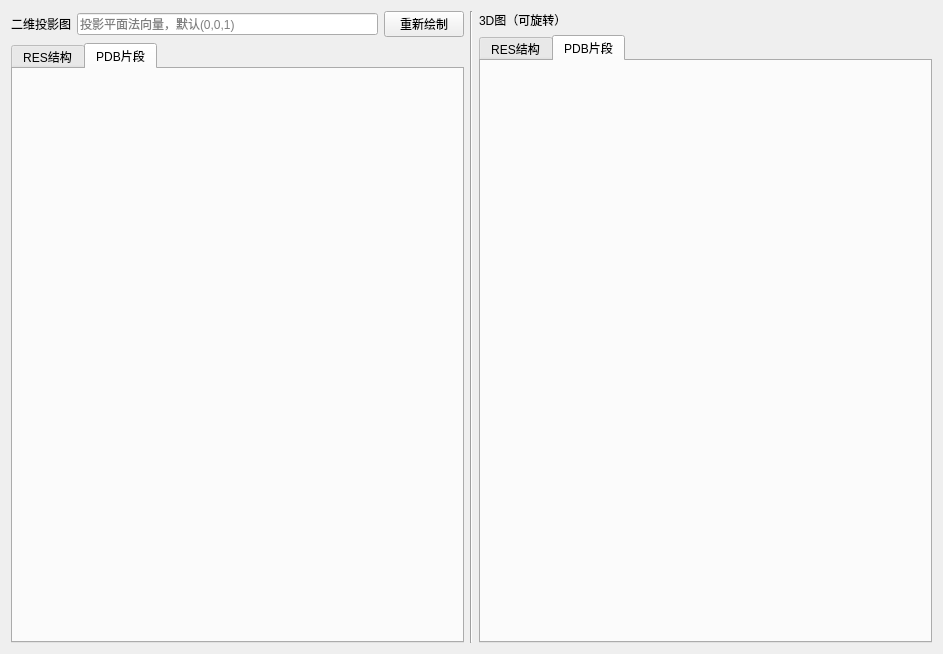
<?xml version="1.0" encoding="UTF-8"?>
<ui version="4.0">
 <class>tabmatchdetail</class>
 <widget class="QWidget" name="tabmatchdetail">
  <property name="geometry">
   <rect>
    <x>0</x>
    <y>0</y>
    <width>943</width>
    <height>654</height>
   </rect>
  </property>
  <property name="windowTitle">
   <string>Form</string>
  </property>
  <layout class="QHBoxLayout" name="horizontalLayout" stretch="1,0,1">
      <item>
          <layout class="QVBoxLayout" name="vL_detail_2d">
              <item>
                  <layout class="QHBoxLayout" name="hL_detail_2d">
                      <item>
                          <widget class="QLabel" name="l_detail_2d">
                              <property name="text">
                                  <string>二维投影图</string>
                              </property>
                          </widget>
                      </item>
                      <item>
                          <widget class="QLineEdit" name="lE_detail_2d">
                              <property name="placeholderText">
                                  <string>投影平面法向量，默认(0,0,1)</string>
                              </property>
                          </widget>
                      </item>
                      <item>
                          <widget class="QPushButton" name="pB_detail_2d">
                              <property name="text">
                                  <string>重新绘制</string>
                              </property>
                          </widget>
                      </item>
                  </layout>
              </item>
              <item>
                  <widget class="QTabWidget" name="tW_detail_2d">
                      <property name="currentIndex">
                          <number>1</number>
                      </property>
                      <widget class="QWidget" name="t_res_2d">
                          <attribute name="title">
                              <string>RES结构</string>
                          </attribute>
                      </widget>
                      <widget class="QWidget" name="t_pdb_2d">
                          <attribute name="title">
                              <string>PDB片段</string>
                          </attribute>
                      </widget>
                  </widget>
              </item>
          </layout>
   </item>
   <item>
    <widget class="Line" name="line_detail">
     <property name="orientation">
      <enum>Qt::Vertical</enum>
     </property>
    </widget>
   </item>
   <item>
       <layout class="QVBoxLayout" name="vL_detail_3d">
           <item>
               <widget class="QLabel" name="l_detaial_3d">
                   <property name="text">
                       <string>3D图（可旋转）</string>
                   </property>
               </widget>
           </item>
           <item>
               <widget class="QTabWidget" name="tW_detail_3d">
                   <property name="currentIndex">
                       <number>1</number>
                   </property>
                   <widget class="QWidget" name="t_res_3d">
                       <attribute name="title">
                           <string>RES结构</string>
                       </attribute>
                   </widget>
                   <widget class="QWidget" name="t_pdb_3d">
                       <attribute name="title">
                           <string>PDB片段</string>
                       </attribute>
                   </widget>
               </widget>
           </item>
       </layout>
   </item>
  </layout>
 </widget>
 <resources/>
 <connections/>
</ui>
